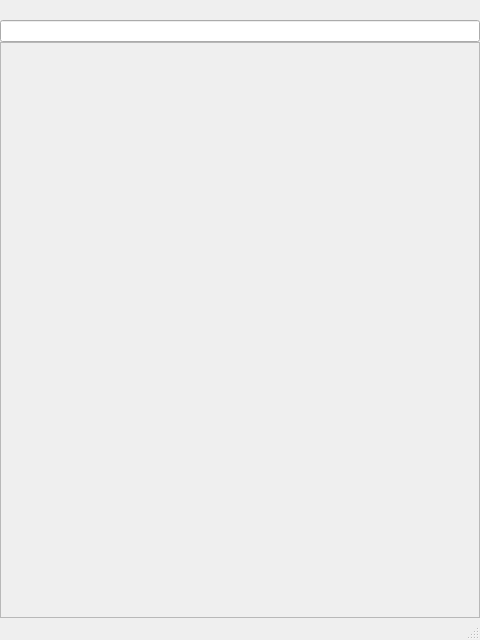
<?xml version="1.0" encoding="UTF-8"?>
<ui version="4.0">
 <class>MainWindow</class>
 <widget class="QMainWindow" name="MainWindow">
  <property name="geometry">
   <rect>
    <x>0</x>
    <y>0</y>
    <width>480</width>
    <height>640</height>
   </rect>
  </property>
  <property name="windowTitle">
   <string>MainWindow</string>
  </property>
  <widget class="QWidget" name="centralwidget">
   <layout class="QGridLayout" name="gridLayout">
    <property name="leftMargin">
     <number>0</number>
    </property>
    <property name="topMargin">
     <number>20</number>
    </property>
    <property name="rightMargin">
     <number>0</number>
    </property>
    <property name="bottomMargin">
     <number>0</number>
    </property>
    <property name="spacing">
     <number>0</number>
    </property>
    <item row="1" column="0">
     <widget class="QScrollArea" name="scrollArea">
      <property name="widgetResizable">
       <bool>true</bool>
      </property>
      <widget class="QWidget" name="sc">
       <property name="geometry">
        <rect>
         <x>0</x>
         <y>0</y>
         <width>478</width>
         <height>543</height>
        </rect>
       </property>
       <layout class="QVBoxLayout" name="verticalLayout"/>
      </widget>
     </widget>
    </item>
    <item row="0" column="0">
     <widget class="QLineEdit" name="le_port"/>
    </item>
   </layout>
  </widget>
  <widget class="QStatusBar" name="statusbar"/>
 </widget>
 <resources/>
 <connections/>
</ui>
